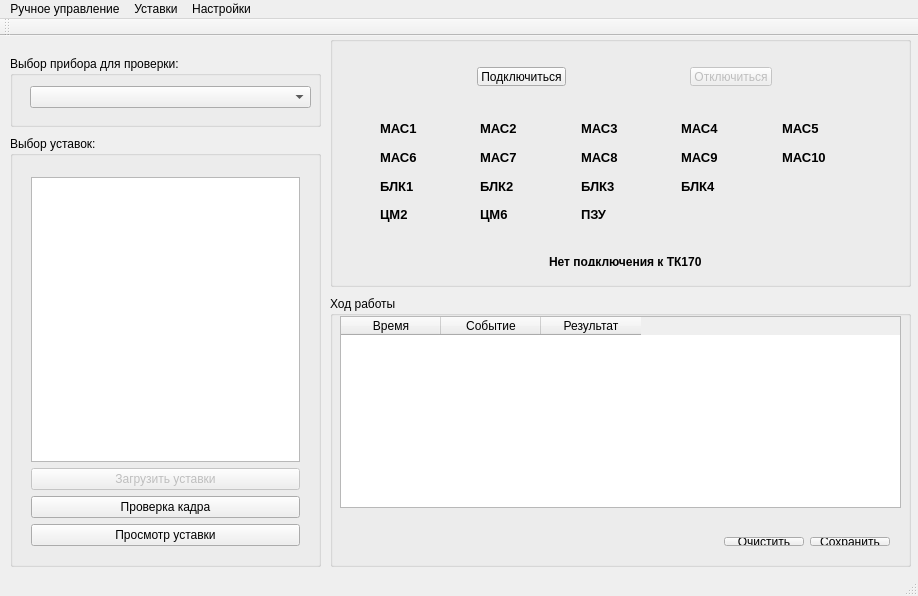
<?xml version="1.0" encoding="UTF-8"?>
<ui version="4.0">
 <class>MainWindow</class>
 <widget class="QMainWindow" name="MainWindow">
  <property name="geometry">
   <rect>
    <x>0</x>
    <y>0</y>
    <width>918</width>
    <height>596</height>
   </rect>
  </property>
  <property name="windowTitle">
   <string>ТК170 Программа управления и контроля</string>
  </property>
  <widget class="QWidget" name="centralWidget">
   <widget class="QGroupBox" name="groupBox">
    <property name="geometry">
     <rect>
      <x>10</x>
      <y>20</y>
      <width>311</width>
      <height>71</height>
     </rect>
    </property>
    <property name="title">
     <string>Выбор прибора для проверки:</string>
    </property>
    <widget class="QComboBox" name="cbSelectDevice">
     <property name="geometry">
      <rect>
       <x>20</x>
       <y>30</y>
       <width>281</width>
       <height>22</height>
      </rect>
     </property>
    </widget>
   </widget>
   <widget class="QGroupBox" name="groupBox_2">
    <property name="geometry">
     <rect>
      <x>10</x>
      <y>100</y>
      <width>311</width>
      <height>431</height>
     </rect>
    </property>
    <property name="title">
     <string>Выбор уставок:</string>
    </property>
    <widget class="QWidget" name="verticalLayoutWidget">
     <property name="geometry">
      <rect>
       <x>10</x>
       <y>30</y>
       <width>291</width>
       <height>391</height>
      </rect>
     </property>
     <layout class="QVBoxLayout" name="verticalLayout">
      <item>
       <widget class="QListWidget" name="lwSettings"/>
      </item>
      <item>
       <widget class="QPushButton" name="pbLoadSettings">
        <property name="enabled">
         <bool>false</bool>
        </property>
        <property name="text">
         <string>Загрузить уставки</string>
        </property>
       </widget>
      </item>
      <item>
       <widget class="QPushButton" name="pbCheckKadr">
        <property name="enabled">
         <bool>true</bool>
        </property>
        <property name="text">
         <string>Проверка кадра</string>
        </property>
       </widget>
      </item>
      <item>
       <widget class="QPushButton" name="pbViewSettings">
        <property name="enabled">
         <bool>true</bool>
        </property>
        <property name="text">
         <string>Просмотр уставки</string>
        </property>
       </widget>
      </item>
     </layout>
    </widget>
   </widget>
   <widget class="QGroupBox" name="groupBox_3">
    <property name="geometry">
     <rect>
      <x>330</x>
      <y>0</y>
      <width>581</width>
      <height>251</height>
     </rect>
    </property>
    <property name="title">
     <string/>
    </property>
    <widget class="QWidget" name="horizontalLayoutWidget">
     <property name="geometry">
      <rect>
       <x>19</x>
       <y>20</y>
       <width>551</width>
       <height>41</height>
      </rect>
     </property>
     <layout class="QHBoxLayout" name="horizontalLayout">
      <item>
       <spacer name="horizontalSpacer">
        <property name="orientation">
         <enum>Qt::Horizontal</enum>
        </property>
        <property name="sizeHint" stdset="0">
         <size>
          <width>40</width>
          <height>20</height>
         </size>
        </property>
       </spacer>
      </item>
      <item>
       <widget class="QPushButton" name="pbConnect">
        <property name="text">
         <string>Подключиться</string>
        </property>
       </widget>
      </item>
      <item>
       <spacer name="horizontalSpacer_3">
        <property name="orientation">
         <enum>Qt::Horizontal</enum>
        </property>
        <property name="sizeHint" stdset="0">
         <size>
          <width>40</width>
          <height>20</height>
         </size>
        </property>
       </spacer>
      </item>
      <item>
       <widget class="QPushButton" name="pbDisConnect">
        <property name="enabled">
         <bool>false</bool>
        </property>
        <property name="text">
         <string>Отключиться</string>
        </property>
       </widget>
      </item>
      <item>
       <spacer name="horizontalSpacer_2">
        <property name="orientation">
         <enum>Qt::Horizontal</enum>
        </property>
        <property name="sizeHint" stdset="0">
         <size>
          <width>40</width>
          <height>20</height>
         </size>
        </property>
       </spacer>
      </item>
     </layout>
    </widget>
    <widget class="QWidget" name="gridLayoutWidget">
     <property name="geometry">
      <rect>
       <x>20</x>
       <y>70</y>
       <width>551</width>
       <height>131</height>
      </rect>
     </property>
     <layout class="QGridLayout" name="gridLayout">
      <property name="leftMargin">
       <number>30</number>
      </property>
      <property name="rightMargin">
       <number>25</number>
      </property>
      <item row="0" column="3">
       <widget class="QLabel" name="lMAS4">
        <property name="font">
         <font>
          <pointsize>10</pointsize>
          <weight>75</weight>
          <bold>true</bold>
         </font>
        </property>
        <property name="text">
         <string>МАС4</string>
        </property>
       </widget>
      </item>
      <item row="2" column="0">
       <widget class="QLabel" name="lBLK1">
        <property name="font">
         <font>
          <pointsize>10</pointsize>
          <weight>75</weight>
          <bold>true</bold>
         </font>
        </property>
        <property name="text">
         <string>БЛК1</string>
        </property>
       </widget>
      </item>
      <item row="1" column="2">
       <widget class="QLabel" name="lMAS8">
        <property name="font">
         <font>
          <pointsize>10</pointsize>
          <weight>75</weight>
          <bold>true</bold>
         </font>
        </property>
        <property name="text">
         <string>МАС8</string>
        </property>
       </widget>
      </item>
      <item row="0" column="0">
       <widget class="QLabel" name="lMAS1">
        <property name="font">
         <font>
          <pointsize>10</pointsize>
          <weight>75</weight>
          <bold>true</bold>
         </font>
        </property>
        <property name="text">
         <string>МАС1</string>
        </property>
       </widget>
      </item>
      <item row="0" column="1">
       <widget class="QLabel" name="lMAS2">
        <property name="font">
         <font>
          <pointsize>10</pointsize>
          <weight>75</weight>
          <bold>true</bold>
         </font>
        </property>
        <property name="text">
         <string>МАС2</string>
        </property>
       </widget>
      </item>
      <item row="0" column="2">
       <widget class="QLabel" name="lMAS3">
        <property name="font">
         <font>
          <pointsize>10</pointsize>
          <weight>75</weight>
          <bold>true</bold>
         </font>
        </property>
        <property name="text">
         <string>МАС3</string>
        </property>
       </widget>
      </item>
      <item row="0" column="4">
       <widget class="QLabel" name="lMAS5">
        <property name="font">
         <font>
          <pointsize>10</pointsize>
          <weight>75</weight>
          <bold>true</bold>
         </font>
        </property>
        <property name="text">
         <string>МАС5</string>
        </property>
       </widget>
      </item>
      <item row="2" column="2">
       <widget class="QLabel" name="lBLK3">
        <property name="font">
         <font>
          <pointsize>10</pointsize>
          <weight>75</weight>
          <bold>true</bold>
         </font>
        </property>
        <property name="text">
         <string>БЛК3</string>
        </property>
       </widget>
      </item>
      <item row="1" column="4">
       <widget class="QLabel" name="lMAS10">
        <property name="font">
         <font>
          <pointsize>10</pointsize>
          <weight>75</weight>
          <bold>true</bold>
         </font>
        </property>
        <property name="text">
         <string>МАС10</string>
        </property>
       </widget>
      </item>
      <item row="1" column="3">
       <widget class="QLabel" name="lMAS9">
        <property name="font">
         <font>
          <pointsize>10</pointsize>
          <weight>75</weight>
          <bold>true</bold>
         </font>
        </property>
        <property name="text">
         <string>МАС9</string>
        </property>
       </widget>
      </item>
      <item row="2" column="1">
       <widget class="QLabel" name="lBLK2">
        <property name="font">
         <font>
          <pointsize>10</pointsize>
          <weight>75</weight>
          <bold>true</bold>
         </font>
        </property>
        <property name="text">
         <string>БЛК2</string>
        </property>
       </widget>
      </item>
      <item row="1" column="0">
       <widget class="QLabel" name="lMAS6">
        <property name="font">
         <font>
          <pointsize>10</pointsize>
          <weight>75</weight>
          <bold>true</bold>
         </font>
        </property>
        <property name="text">
         <string>МАС6</string>
        </property>
       </widget>
      </item>
      <item row="1" column="1">
       <widget class="QLabel" name="lMAS7">
        <property name="font">
         <font>
          <pointsize>10</pointsize>
          <weight>75</weight>
          <bold>true</bold>
         </font>
        </property>
        <property name="text">
         <string>МАС7</string>
        </property>
       </widget>
      </item>
      <item row="2" column="3">
       <widget class="QLabel" name="lBLK4">
        <property name="font">
         <font>
          <pointsize>10</pointsize>
          <weight>75</weight>
          <bold>true</bold>
         </font>
        </property>
        <property name="text">
         <string>БЛК4</string>
        </property>
       </widget>
      </item>
      <item row="3" column="0">
       <widget class="QLabel" name="lDM2">
        <property name="font">
         <font>
          <pointsize>10</pointsize>
          <weight>75</weight>
          <bold>true</bold>
         </font>
        </property>
        <property name="text">
         <string>ЦМ2</string>
        </property>
       </widget>
      </item>
      <item row="3" column="1">
       <widget class="QLabel" name="lDM6">
        <property name="font">
         <font>
          <pointsize>10</pointsize>
          <weight>75</weight>
          <bold>true</bold>
         </font>
        </property>
        <property name="text">
         <string>ЦМ6</string>
        </property>
       </widget>
      </item>
      <item row="3" column="2">
       <widget class="QLabel" name="lPZU">
        <property name="font">
         <font>
          <pointsize>10</pointsize>
          <weight>75</weight>
          <bold>true</bold>
         </font>
        </property>
        <property name="text">
         <string>ПЗУ</string>
        </property>
       </widget>
      </item>
     </layout>
    </widget>
    <widget class="QWidget" name="horizontalLayoutWidget_3">
     <property name="geometry">
      <rect>
       <x>20</x>
       <y>210</y>
       <width>551</width>
       <height>31</height>
      </rect>
     </property>
     <layout class="QHBoxLayout" name="horizontalLayout_3">
      <item>
       <spacer name="horizontalSpacer_4">
        <property name="orientation">
         <enum>Qt::Horizontal</enum>
        </property>
        <property name="sizeHint" stdset="0">
         <size>
          <width>40</width>
          <height>20</height>
         </size>
        </property>
       </spacer>
      </item>
      <item>
       <widget class="QLabel" name="lLoading">
        <property name="font">
         <font>
          <weight>75</weight>
          <bold>true</bold>
         </font>
        </property>
        <property name="text">
         <string>Нет подключения к ТК170</string>
        </property>
       </widget>
      </item>
      <item>
       <spacer name="horizontalSpacer_6">
        <property name="orientation">
         <enum>Qt::Horizontal</enum>
        </property>
        <property name="sizeHint" stdset="0">
         <size>
          <width>40</width>
          <height>20</height>
         </size>
        </property>
       </spacer>
      </item>
     </layout>
    </widget>
   </widget>
   <widget class="QGroupBox" name="groupBox_4">
    <property name="geometry">
     <rect>
      <x>330</x>
      <y>260</y>
      <width>581</width>
      <height>271</height>
     </rect>
    </property>
    <property name="title">
     <string>Ход работы</string>
    </property>
    <widget class="QWidget" name="horizontalLayoutWidget_2">
     <property name="geometry">
      <rect>
       <x>10</x>
       <y>230</y>
       <width>561</width>
       <height>31</height>
      </rect>
     </property>
     <layout class="QHBoxLayout" name="horizontalLayout_2">
      <item>
       <spacer name="horizontalSpacer_5">
        <property name="orientation">
         <enum>Qt::Horizontal</enum>
        </property>
        <property name="sizeHint" stdset="0">
         <size>
          <width>40</width>
          <height>20</height>
         </size>
        </property>
       </spacer>
      </item>
      <item>
       <widget class="QPushButton" name="pbClearLog">
        <property name="text">
         <string>Очистить</string>
        </property>
       </widget>
      </item>
      <item>
       <widget class="QPushButton" name="pbSaveLog">
        <property name="text">
         <string>Сохранить</string>
        </property>
       </widget>
      </item>
     </layout>
    </widget>
    <widget class="QTableWidget" name="twLog">
     <property name="geometry">
      <rect>
       <x>10</x>
       <y>20</y>
       <width>561</width>
       <height>192</height>
      </rect>
     </property>
     <property name="editTriggers">
      <set>QAbstractItemView::NoEditTriggers</set>
     </property>
     <property name="selectionMode">
      <enum>QAbstractItemView::NoSelection</enum>
     </property>
     <property name="gridStyle">
      <enum>Qt::DotLine</enum>
     </property>
     <column>
      <property name="text">
       <string>Время</string>
      </property>
     </column>
     <column>
      <property name="text">
       <string>Событие</string>
      </property>
     </column>
     <column>
      <property name="text">
       <string>Результат</string>
      </property>
     </column>
    </widget>
   </widget>
  </widget>
  <widget class="QMenuBar" name="menuBar">
   <property name="geometry">
    <rect>
     <x>0</x>
     <y>0</y>
     <width>918</width>
     <height>21</height>
    </rect>
   </property>
   <widget class="QMenu" name="menu">
    <property name="title">
     <string>Ручное управление</string>
    </property>
    <addaction name="aManualPK_ICM"/>
    <addaction name="aManualImmMSS_485"/>
    <addaction name="aManualImmMSS_Opt"/>
    <addaction name="aManualImmBLK"/>
    <addaction name="aManualImmPZU"/>
    <addaction name="aManualReceiver"/>
    <addaction name="separator"/>
    <addaction name="aSelfTest"/>
   </widget>
   <widget class="QMenu" name="menu_2">
    <property name="title">
     <string>Уставки</string>
    </property>
    <addaction name="aNewDevice"/>
    <addaction name="aEditDevice"/>
    <addaction name="aNewSettings"/>
    <addaction name="aEditSettings"/>
    <addaction name="separator"/>
    <addaction name="separator"/>
    <addaction name="aConvert528"/>
   </widget>
   <widget class="QMenu" name="menu_3">
    <property name="title">
     <string>Настройки</string>
    </property>
    <addaction name="aSetup_TK170"/>
    <addaction name="aSetup_Software"/>
   </widget>
   <addaction name="menu"/>
   <addaction name="menu_2"/>
   <addaction name="menu_3"/>
  </widget>
  <widget class="QToolBar" name="mainToolBar">
   <attribute name="toolBarArea">
    <enum>TopToolBarArea</enum>
   </attribute>
   <attribute name="toolBarBreak">
    <bool>false</bool>
   </attribute>
  </widget>
  <widget class="QStatusBar" name="statusBar"/>
  <action name="aManualPK_ICM">
   <property name="enabled">
    <bool>false</bool>
   </property>
   <property name="text">
    <string>ПК-ИЦМ</string>
   </property>
  </action>
  <action name="aEditSettings">
   <property name="text">
    <string>Редактировать уставки</string>
   </property>
  </action>
  <action name="aNewSettings">
   <property name="text">
    <string>Создать уставки</string>
   </property>
  </action>
  <action name="aSetup_TK170">
   <property name="text">
    <string>Настройка ТК170</string>
   </property>
  </action>
  <action name="aSetup_Software">
   <property name="text">
    <string> Настройка ПМО</string>
   </property>
  </action>
  <action name="aManualImmMSS_485">
   <property name="enabled">
    <bool>false</bool>
   </property>
   <property name="text">
    <string>Имитатор МАС(Г, Д, Е)</string>
   </property>
  </action>
  <action name="aManualImmMSS_Opt">
   <property name="enabled">
    <bool>false</bool>
   </property>
   <property name="text">
    <string>Имитатор МАС (А, Б, В)</string>
   </property>
  </action>
  <action name="aManualImmBLK">
   <property name="enabled">
    <bool>false</bool>
   </property>
   <property name="text">
    <string>Имитатор БЛК</string>
   </property>
  </action>
  <action name="aManualImmPZU">
   <property name="enabled">
    <bool>true</bool>
   </property>
   <property name="text">
    <string>Имитатор ПЗУ</string>
   </property>
  </action>
  <action name="aNewDevice">
   <property name="text">
    <string>Создать прибор</string>
   </property>
  </action>
  <action name="aEditDevice">
   <property name="text">
    <string>Редактировать прибор</string>
   </property>
  </action>
  <action name="aSelfTest">
   <property name="enabled">
    <bool>false</bool>
   </property>
   <property name="text">
    <string>Самоконтроль</string>
   </property>
  </action>
  <action name="aConvert528">
   <property name="text">
    <string>Конвертация ПЗУ ТА528</string>
   </property>
  </action>
  <action name="aManualReceiver">
   <property name="enabled">
    <bool>false</bool>
   </property>
   <property name="text">
    <string>Приемник кадра</string>
   </property>
  </action>
 </widget>
 <layoutdefault spacing="6" margin="11"/>
 <resources/>
 <connections/>
</ui>
